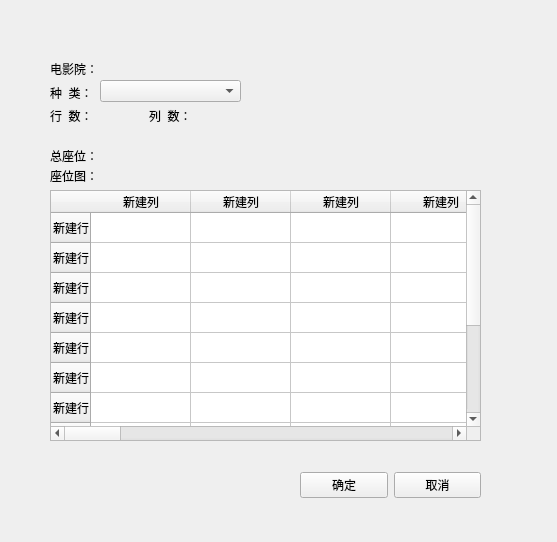
<?xml version="1.0" encoding="UTF-8"?>
<ui version="4.0">
 <class>AddNewHall</class>
 <widget class="QWidget" name="AddNewHall">
  <property name="geometry">
   <rect>
    <x>0</x>
    <y>0</y>
    <width>557</width>
    <height>542</height>
   </rect>
  </property>
  <property name="windowTitle">
   <string>Form</string>
  </property>
  <widget class="QTableWidget" name="tableWidget">
   <property name="geometry">
    <rect>
     <x>50</x>
     <y>190</y>
     <width>431</width>
     <height>251</height>
    </rect>
   </property>
   <row>
    <property name="text">
     <string>新建行</string>
    </property>
   </row>
   <row>
    <property name="text">
     <string>新建行</string>
    </property>
   </row>
   <row>
    <property name="text">
     <string>新建行</string>
    </property>
   </row>
   <row>
    <property name="text">
     <string>新建行</string>
    </property>
   </row>
   <row>
    <property name="text">
     <string>新建行</string>
    </property>
   </row>
   <row>
    <property name="text">
     <string>新建行</string>
    </property>
   </row>
   <row>
    <property name="text">
     <string>新建行</string>
    </property>
   </row>
   <row>
    <property name="text">
     <string>新建行</string>
    </property>
   </row>
   <row>
    <property name="text">
     <string>新建行</string>
    </property>
   </row>
   <row>
    <property name="text">
     <string>新建行</string>
    </property>
   </row>
   <row>
    <property name="text">
     <string>新建行</string>
    </property>
   </row>
   <row>
    <property name="text">
     <string>新建行</string>
    </property>
   </row>
   <column>
    <property name="text">
     <string>新建列</string>
    </property>
   </column>
   <column>
    <property name="text">
     <string>新建列</string>
    </property>
   </column>
   <column>
    <property name="text">
     <string>新建列</string>
    </property>
   </column>
   <column>
    <property name="text">
     <string>新建列</string>
    </property>
   </column>
   <column>
    <property name="text">
     <string>新建列</string>
    </property>
   </column>
   <column>
    <property name="text">
     <string>新建列</string>
    </property>
   </column>
   <column>
    <property name="text">
     <string>新建列</string>
    </property>
   </column>
   <column>
    <property name="text">
     <string>新建列</string>
    </property>
   </column>
   <column>
    <property name="text">
     <string>新建列</string>
    </property>
   </column>
   <column>
    <property name="text">
     <string>新建列</string>
    </property>
   </column>
   <column>
    <property name="text">
     <string>新建列</string>
    </property>
   </column>
   <column>
    <property name="text">
     <string>新建列</string>
    </property>
   </column>
   <column>
    <property name="text">
     <string>新建列</string>
    </property>
   </column>
   <column>
    <property name="text">
     <string>新建列</string>
    </property>
   </column>
   <column>
    <property name="text">
     <string>新建列</string>
    </property>
   </column>
   <column>
    <property name="text">
     <string>新建列</string>
    </property>
   </column>
   <column>
    <property name="text">
     <string>新建列</string>
    </property>
   </column>
   <column>
    <property name="text">
     <string>新建列</string>
    </property>
   </column>
   <column>
    <property name="text">
     <string>新建列</string>
    </property>
   </column>
   <column>
    <property name="text">
     <string>新建列</string>
    </property>
   </column>
   <column>
    <property name="text">
     <string>新建列</string>
    </property>
   </column>
  </widget>
  <widget class="QLabel" name="label_8">
   <property name="geometry">
    <rect>
     <x>50</x>
     <y>170</y>
     <width>54</width>
     <height>12</height>
    </rect>
   </property>
   <property name="text">
    <string>座位图：</string>
   </property>
  </widget>
  <widget class="QWidget" name="">
   <property name="geometry">
    <rect>
     <x>50</x>
     <y>140</y>
     <width>91</width>
     <height>31</height>
    </rect>
   </property>
   <layout class="QHBoxLayout" name="horizontalLayout_2">
    <item>
     <widget class="QLabel" name="label_6">
      <property name="text">
       <string>总座位：</string>
      </property>
     </widget>
    </item>
    <item>
     <widget class="QLabel" name="label_totalSeats">
      <property name="text">
       <string/>
      </property>
     </widget>
    </item>
   </layout>
  </widget>
  <widget class="QWidget" name="">
   <property name="geometry">
    <rect>
     <x>300</x>
     <y>470</y>
     <width>181</width>
     <height>31</height>
    </rect>
   </property>
   <layout class="QHBoxLayout" name="horizontalLayout_5">
    <item>
     <widget class="QPushButton" name="pushButton_confirm">
      <property name="text">
       <string>确定</string>
      </property>
     </widget>
    </item>
    <item>
     <widget class="QPushButton" name="pushButton_cancel">
      <property name="text">
       <string>取消</string>
      </property>
     </widget>
    </item>
   </layout>
  </widget>
  <widget class="QWidget" name="">
   <property name="geometry">
    <rect>
     <x>50</x>
     <y>100</y>
     <width>191</width>
     <height>31</height>
    </rect>
   </property>
   <layout class="QHBoxLayout" name="horizontalLayout_3">
    <item>
     <widget class="QLabel" name="label_2">
      <property name="text">
       <string>行  数：</string>
      </property>
     </widget>
    </item>
    <item>
     <widget class="QLabel" name="label_row">
      <property name="text">
       <string/>
      </property>
     </widget>
    </item>
    <item>
     <widget class="QLabel" name="label_4">
      <property name="text">
       <string>列  数：</string>
      </property>
     </widget>
    </item>
    <item>
     <widget class="QLabel" name="label_column">
      <property name="text">
       <string/>
      </property>
     </widget>
    </item>
   </layout>
  </widget>
  <widget class="QWidget" name="">
   <property name="geometry">
    <rect>
     <x>50</x>
     <y>60</y>
     <width>50</width>
     <height>41</height>
    </rect>
   </property>
   <layout class="QVBoxLayout" name="verticalLayout">
    <item>
     <widget class="QLabel" name="label_3">
      <property name="text">
       <string>电影院：</string>
      </property>
     </widget>
    </item>
    <item>
     <widget class="QLabel" name="label">
      <property name="text">
       <string>种  类：</string>
      </property>
     </widget>
    </item>
   </layout>
  </widget>
  <widget class="QWidget" name="">
   <property name="geometry">
    <rect>
     <x>100</x>
     <y>60</y>
     <width>141</width>
     <height>42</height>
    </rect>
   </property>
   <layout class="QVBoxLayout" name="verticalLayout_2">
    <item>
     <widget class="QLabel" name="label_cinema">
      <property name="text">
       <string/>
      </property>
     </widget>
    </item>
    <item>
     <widget class="QComboBox" name="comboBox_type"/>
    </item>
   </layout>
  </widget>
 </widget>
 <resources/>
 <connections>
  <connection>
   <sender>pushButton_cancel</sender>
   <signal>clicked()</signal>
   <receiver>AddNewHall</receiver>
   <slot>close()</slot>
   <hints>
    <hint type="sourcelabel">
     <x>449</x>
     <y>479</y>
    </hint>
    <hint type="destinationlabel">
     <x>278</x>
     <y>270</y>
    </hint>
   </hints>
  </connection>
 </connections>
</ui>
